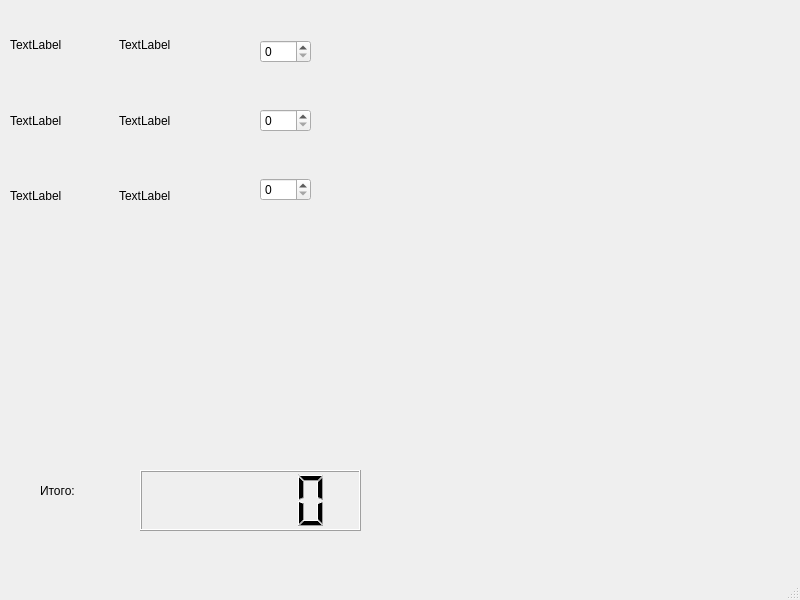
<?xml version="1.0" encoding="UTF-8"?>
<ui version="4.0">
 <class>MainWindow</class>
 <widget class="QMainWindow" name="MainWindow">
  <property name="geometry">
   <rect>
    <x>0</x>
    <y>0</y>
    <width>800</width>
    <height>600</height>
   </rect>
  </property>
  <property name="windowTitle">
   <string>MainWindow</string>
  </property>
  <widget class="QWidget" name="centralwidget">
   <widget class="QLabel" name="label_7">
    <property name="geometry">
     <rect>
      <x>40</x>
      <y>450</y>
      <width>61</width>
      <height>81</height>
     </rect>
    </property>
    <property name="text">
     <string>Итого:</string>
    </property>
   </widget>
   <widget class="QLCDNumber" name="lcdNumber">
    <property name="geometry">
     <rect>
      <x>140</x>
      <y>470</y>
      <width>221</width>
      <height>61</height>
     </rect>
    </property>
   </widget>
   <widget class="QWidget" name="">
    <property name="geometry">
     <rect>
      <x>10</x>
      <y>10</y>
      <width>211</width>
      <height>221</height>
     </rect>
    </property>
    <layout class="QHBoxLayout" name="horizontalLayout">
     <item>
      <layout class="QVBoxLayout" name="verticalLayout">
       <item>
        <widget class="QLabel" name="label">
         <property name="text">
          <string>TextLabel</string>
         </property>
        </widget>
       </item>
       <item>
        <widget class="QLabel" name="label_2">
         <property name="text">
          <string>TextLabel</string>
         </property>
        </widget>
       </item>
       <item>
        <widget class="QLabel" name="label_3">
         <property name="text">
          <string>TextLabel</string>
         </property>
        </widget>
       </item>
      </layout>
     </item>
     <item>
      <layout class="QVBoxLayout" name="verticalLayout_2">
       <item>
        <widget class="QLabel" name="label_4">
         <property name="text">
          <string>TextLabel</string>
         </property>
        </widget>
       </item>
       <item>
        <widget class="QLabel" name="label_5">
         <property name="text">
          <string>TextLabel</string>
         </property>
        </widget>
       </item>
       <item>
        <widget class="QLabel" name="label_6">
         <property name="text">
          <string>TextLabel</string>
         </property>
        </widget>
       </item>
      </layout>
     </item>
    </layout>
   </widget>
   <widget class="QWidget" name="">
    <property name="geometry">
     <rect>
      <x>260</x>
      <y>0</y>
      <width>51</width>
      <height>241</height>
     </rect>
    </property>
    <layout class="QVBoxLayout" name="verticalLayout_3">
     <item>
      <widget class="QSpinBox" name="spinBox"/>
     </item>
     <item>
      <widget class="QSpinBox" name="spinBox_2"/>
     </item>
     <item>
      <widget class="QSpinBox" name="spinBox_3"/>
     </item>
    </layout>
   </widget>
  </widget>
  <widget class="QMenuBar" name="menubar">
   <property name="geometry">
    <rect>
     <x>0</x>
     <y>0</y>
     <width>800</width>
     <height>22</height>
    </rect>
   </property>
  </widget>
  <widget class="QStatusBar" name="statusbar"/>
 </widget>
 <resources/>
 <connections/>
</ui>
